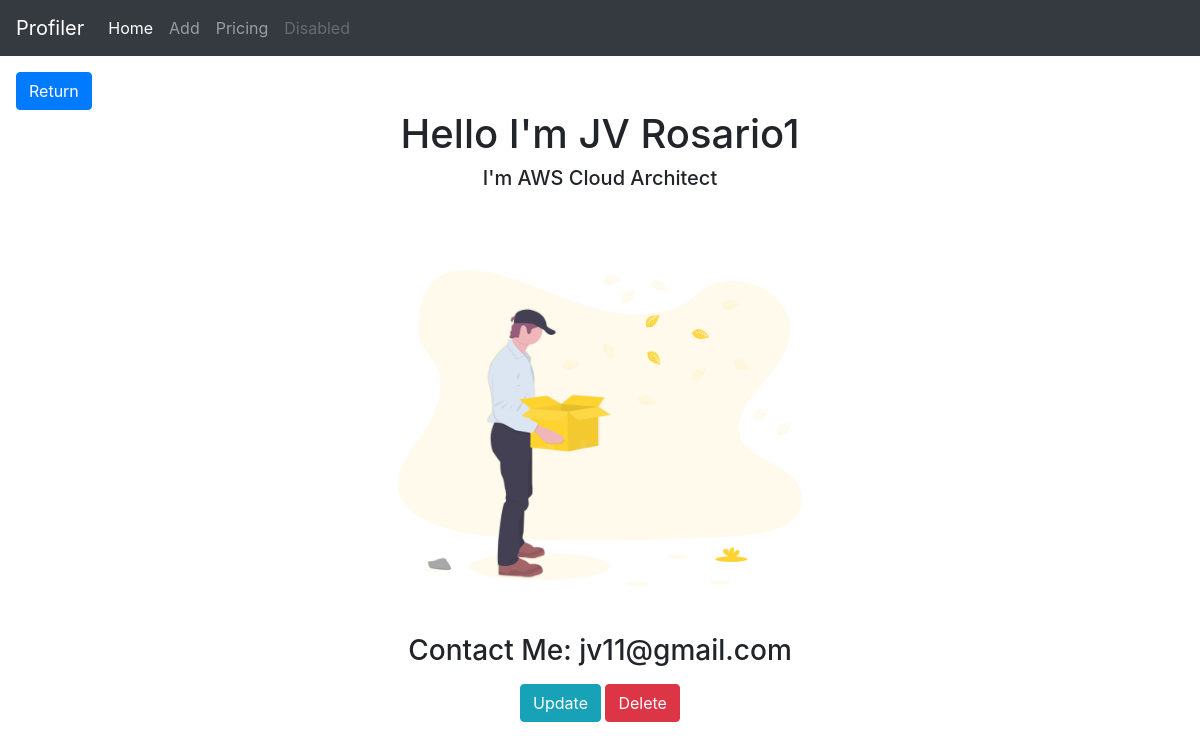
/details/9/, run on the app's committed database.
### profilerapp/models.py (models this page shows, shortened)
class Users(models.Model):
    f_name = models.CharField(max_length=200)
    l_name = models.CharField(max_length=200)
    email = models.EmailField(unique=True)
    position = models.CharField(max_length=200)
    images = models.ImageField(default="background21.png")

### profilerapp/views.py (the view)
# urls.py: path("details/<str:pk>/", views.details, name="details"),
def details(request, pk):
    user = Users.objects.get(id=pk)
    content = {
        'user':user
    }
    return render(request, 'profilerapp/details.html', content)

### profilerapp/templates/profilerapp/details.html (shortened to what this page needs)
{% extends 'profilerapp/base.html' %}
{% block content %}
<a href="{% url 'users' %}" class="btn btn-primary ml-3">Return</a>
<h1 class="text-center">Hello I'm {{user.f_name}} {{user.l_name}}</h1>
<h5 class="text-center">I'm {{user.position}}</h5>
<h1 class="text-center mt-5"><img src="{{user.images.url}}"  alt="" width="500"></h1>
<h3 class="text-center mt-3">Contact Me: {{user.email}}</h3>
<div class="mt-3 mb-5" style="text-align:center">
    <a href="{% url 'update' user.id %}" class="btn btn-info">Update</a>
    <a href="{% url 'delete' user.id %}" class="btn btn-danger">Delete</a>
</div>
{% endblock %}

### data on the page
Users: f_name "JV", l_name "Rosario1", position "AWS Cloud Architect", images (picture), email "jv11@gmail.com"
